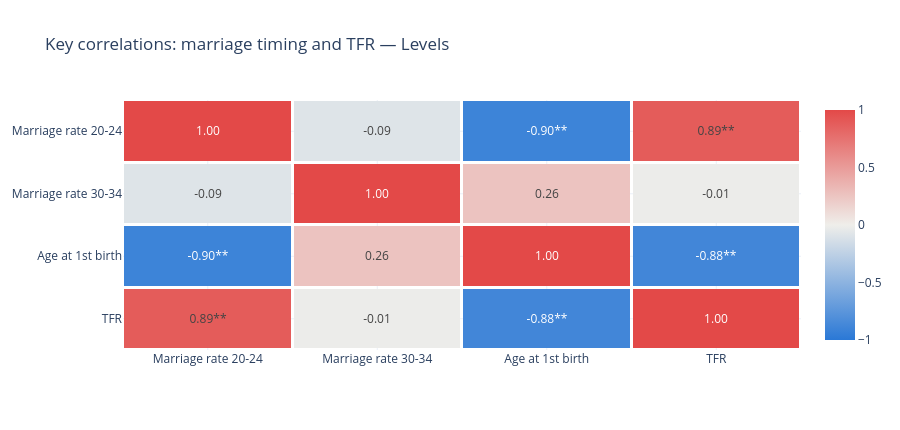

Notebook code cell kept with this figure:
### Markdown cell above
## Figure 4 — Key correlations: marriage timing and TFR

### Code cell
KEY = [
    "F_Marriage_Rate_20_24",
    "F_Marriage_Rate_30_34",
    "Median_Age_First_Birth",
    "TFR"
]
c, p, n = corr_matrix(s, KEY, CORR_MODE)
names = [SHORT[k] for k in KEY]

text = []
hover = []
for i in range(len(KEY)):
    tr, hr = [], []
    for j in range(len(KEY)):
        sig = ""
        if i != j and not np.isnan(p.iloc[i,j]):
            sig = "**" if p.iloc[i,j] < 0.01 else "*" if p.iloc[i,j] < 0.05 else ""
        tr.append(f"{c.iloc[i,j]:.2f}{sig}" if not np.isnan(c.iloc[i,j]) else "–")
        hr.append(f"p = {p_text(p.iloc[i,j])}, {int(n.iloc[i,j])} years")
    text.append(tr)
    hover.append(hr)

fig = go.Figure(go.Heatmap(
    z=c.values, x=names, y=names,
    colorscale=DIVERGING, zmin=-1, zmax=1,
    xgap=3, ygap=3,
    text=text, texttemplate="%{text}",
    customdata=hover,
    hovertemplate="%{y} vs %{x}: r = %{z:.2f}<br>%{customdata}<extra></extra>"
))
fig.update_layout(
    title=f"Key correlations: marriage timing and TFR — {CORR_MODE}",
    template="plotly_white",
    height=430
)
fig.update_yaxes(autorange="reversed")
fig.show()

### Figure 1 — Plotly figure (JSON) as saved in the notebook; plotly's stock layout.template omitted (floating-point values rounded to 4 significant figures)
{"data": [{"colorscale": [[0, "#2a78d6"], [0.5, "#efeeea"], [1, "#e34948"]], "customdata": [["p = <0.001, 16 years", "p = 0.75, 16 years", "p = <0.001, 16 years", "p = <0.001, 16 years"], ["p = 0.75, 16 years", "p = <0.001, 16 years", "p = 0.33, 16 years", "p = 0.96, 16 years"], ["p = <0.001, 16 years", "p = 0.33, 16 years", "p = <0.001, 16 years", "p = <0.001, 16 years"], ["p = <0.001, 16 years", "p = 0.96, 16 years", "p = <0.001, 16 years", "p = <0.001, 16 years"]], "hovertemplate": "%{y} vs %{x}: r = %{z:.2f}<br>%{customdata}<extra></extra>", "text": [["1.00", "-0.09", "-0.90**", "0.89**"], ["-0.09", "1.00", "0.26", "-0.01"], ["-0.90**", "0.26", "1.00", "-0.88**"], ["0.89**", "-0.01", "-0.88**", "1.00"]], "texttemplate": "%{text}", "type": "heatmap", "x": ["Marriage rate 20-24", "Marriage rate 30-34", "Age at 1st birth", "TFR"], "xgap": 3, "y": ["Marriage rate 20-24", "Marriage rate 30-34", "Age at 1st birth", "TFR"], "ygap": 3, "z": [[1.0, -0.08555, -0.9012, 0.8863], [-0.08555, 1.0, 0.2586, -0.01319], [-0.9012, 0.2586, 1.0, -0.88], [0.8863, -0.01319, -0.88, 1.0]], "zmax": 1, "zmin": -1}], "layout": {"height": 430, "title": {"text": "Key correlations: marriage timing and TFR — Levels"}, "yaxis": {"autorange": "reversed"}}}
